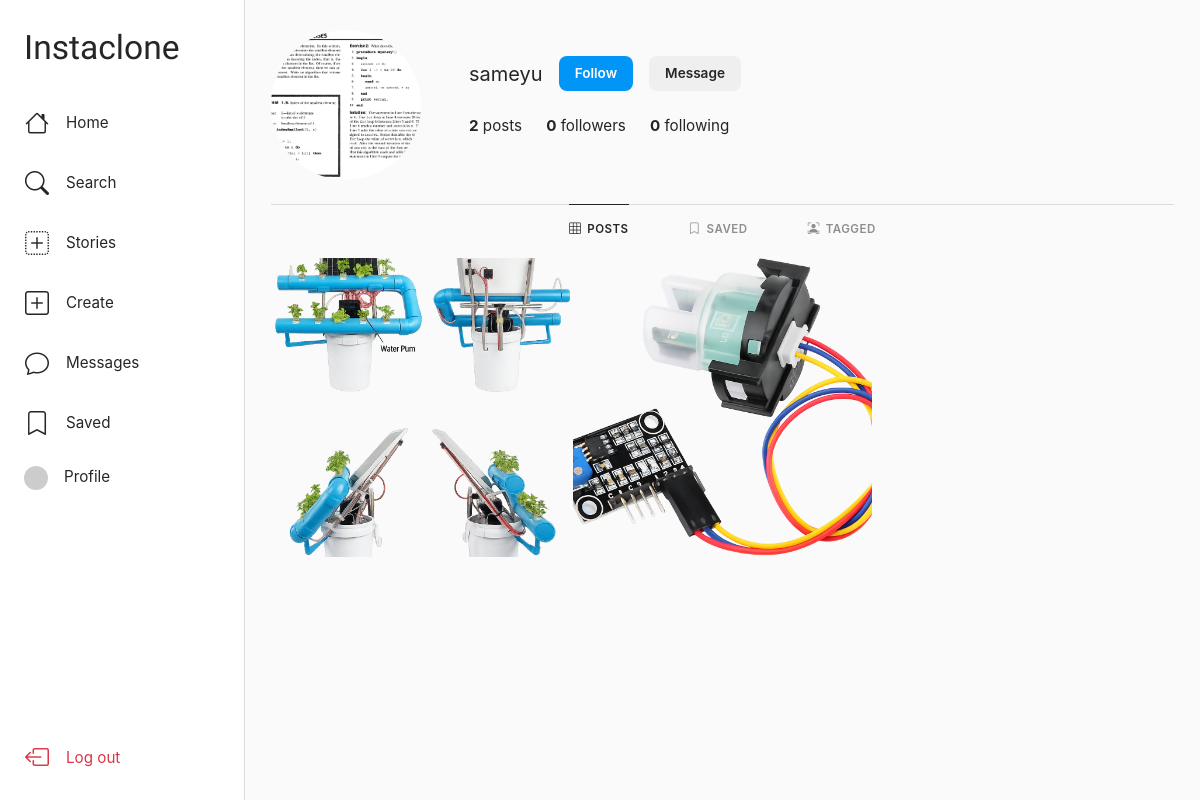
The app's page /users/sameyu/ (signed in) with its own data.
### users/models.py (models this page shows, shortened)
class User(AbstractUser):
    bio = models.TextField(blank=True, max_length=500)
    profile_picture = models.ImageField(
        upload_to='profile_pics/',
        blank=True,
        null=True,
    )
    website = models.URLField(blank=True)
    is_private = models.BooleanField(default=False)
    @property
    def follower_count(self):
        return self.followers.count()
    @property
    def following_count(self):
        return self.following.count()
    @property
    def post_count(self):
        return self.posts.count()
    def get_profile_picture_url(self):
        if self.profile_picture:
            return self.profile_picture.url
        initials = self.username[:2].upper()
        colors = ['4f5bd5', 'd62976', 'fa7e1e', '962fbf', '0095f6', '00b894', 'e17055', '6c5ce7']
        color = colors[sum(ord(c) for c in self.username) % len(colors)]
        return f'https://ui-avatars.com/api/?name={initials}&background={color}&color=fff&size=150&bold=true&font-size=0.45'

### posts/models.py (models this page shows, shortened)
class Post(models.Model):
    author = models.ForeignKey(User, on_delete=models.CASCADE, related_name='posts')
    caption = models.TextField(blank=True, max_length=2200)
    created_at = models.DateTimeField(auto_now_add=True)
    updated_at = models.DateTimeField(auto_now=True)
    class Meta:
        ordering = ['-created_at']
    @property
    def like_count(self):
        return self.likes.count()
    @property
    def comment_count(self):
        return self.comments.filter(parent=None).count()
    @property
    def first_media(self):
        return self.media.first()
    @property
    def media_count(self):
        return self.media.count()

class PostMedia(models.Model):
    MEDIA_TYPES = [('image', 'Image'), ('video', 'Video')]
    post = models.ForeignKey(Post, on_delete=models.CASCADE, related_name='media')
    file = models.FileField(upload_to='posts/')
    media_type = models.CharField(max_length=10, choices=MEDIA_TYPES, default='image')
    order = models.PositiveIntegerField(default=0)
    class Meta:
        ordering = ['order']

### users/views.py (the view)
# urls.py: path('<str:username>/', views.profile_view, name='profile'),
@login_required
def profile_view(request, username):
    profile_user = get_object_or_404(User, username=username)
    posts = profile_user.posts.prefetch_related('media').order_by('-created_at')
    is_following = Follow.objects.filter(
        follower=request.user, followed=profile_user
    ).exists()
    has_active_stories = Story.objects.filter(
        author=profile_user,
        created_at__gte=timezone.now() - timedelta(hours=24)
    ).exists()
    context = {
        'profile_user': profile_user,
        'posts': posts,
        'is_following': is_following,
        'has_active_stories': has_active_stories,
        'is_own_profile': request.user == profile_user,
    }
    return render(request, 'users/profile.html', context)

### templates/users/profile.html (shortened to what this page needs)
{% extends 'base.html' %}
{% block content %}
<div class="content-wrap" style="max-width: 935px;">
  <div class="d-flex align-items-center gap-5 mb-4 px-3 px-md-0 flex-column flex-md-row text-center text-md-start">
    <div class="flex-shrink-0">
      {% if has_active_stories %}
      <a href="{% url 'stories:view' username=profile_user.username %}" class="d-inline-block">
        <div class="profile-avatar-lg has-story">
          <img src="{{ profile_user.get_profile_picture_url }}" alt="{{ profile_user.username }}">
        </div>
      </a>
      {% else %}
      <img src="{{ profile_user.get_profile_picture_url }}" class="profile-avatar-lg" alt="{{ profile_user.username }}">
      {% endif %}
    </div>
    <div class="flex-grow-1 w-100">
      <div class="d-flex align-items-center gap-3 mb-4 flex-wrap justify-content-center justify-content-md-start">
        <h2 class="mb-0 fs-5 fw-normal">{{ profile_user.username }}</h2>
        {% if is_own_profile %}
          <a href="{% url 'users:edit_profile' %}" class="btn-ig-secondary">Edit profile</a>
          <a href="{% url 'stories:create' %}" class="btn-ig-secondary d-flex align-items-center gap-1">
            <i class="bi bi-plus-circle"></i> Add story
          </a>
        {% else %}
          <button id="follow-btn"
            class="{% if is_following %}btn-ig-secondary{% else %}btn-ig-primary{% endif %}"
            onclick="toggleAction('{% url 'users:follow_toggle' username=profile_user.username %}', this, 'following', null)">
            {% if is_following %}Following{% else %}Follow{% endif %}
          </button>
          <a href="{% url 'messaging:new_conversation' username=profile_user.username %}" class="btn-ig-secondary">Message</a>
        {% endif %}
      </div>
      <div class="d-flex gap-4 mb-3 justify-content-center justify-content-md-start" style="font-size:.95rem;">
        <div><strong>{{ profile_user.post_count }}</strong> post{{ profile_user.post_count|pluralize }}</div>
        <a href="{% url 'users:followers' username=profile_user.username %}" class="text-dark">
          <strong class="follower-count">{{ profile_user.follower_count }}</strong> followers
        </a>
        <a href="{% url 'users:following' username=profile_user.username %}" class="text-dark">
          <strong>{{ profile_user.following_count }}</strong> following
        </a>
      </div>
    </div>
  </div>
  <div class="profile-tabs">
    <div class="profile-tab active"><i class="bi bi-grid-3x3"></i> Posts</div>
    <div class="profile-tab"><i class="bi bi-bookmark"></i> Saved</div>
    <div class="profile-tab"><i class="bi bi-person-bounding-box"></i> Tagged</div>
  </div>
  {% if posts %}
  <div class="profile-grid mt-1">
    {% for post in posts %}
    <a href="{% url 'posts:post_detail' post_id=post.id %}" class="profile-grid-item">
      {% with post.first_media as media %}
        {% if media %}
          {% if media.media_type == 'video' %}
          <video src="{{ media.file.url }}" muted></video>
          {% else %}
          <img src="{{ media.file.url }}" alt="">
          {% endif %}
        {% endif %}
      {% endwith %}
    </a>
    {% endfor %}
  </div>
  {% endif %}
</div>
{% endblock %}

### templates/base.html (shortened to what this page needs)
<!DOCTYPE html>
<html lang="en">
<head>
  <link rel="stylesheet" href="https://cdnjs.cloudflare.com/ajax/libs/bootstrap/5.3.2/css/bootstrap.min.css" />
  <link rel="stylesheet" href="https://cdnjs.cloudflare.com/ajax/libs/bootstrap-icons/1.11.3/font/bootstrap-icons.min.css" />
</head>
<body>
{% if user.is_authenticated %}
<nav id="sidebar">
  <a href="{% url 'posts:feed' %}" class="brand">Instaclone</a>
  <a href="{% url 'posts:feed' %}" class="nav-link {% if request.resolver_match.url_name == 'feed' %}active{% endif %}">
    <i class="bi bi-house{% if request.resolver_match.url_name == 'feed' %}-fill{% endif %}"></i> <span class="nav-text">Home</span>
  </a>
  <a href="{% url 'users:search' %}" class="nav-link {% if request.resolver_match.url_name == 'search' %}active{% endif %}">
    <i class="bi bi-search"></i> <span class="nav-text">Search</span>
  </a>
  <a href="{% url 'stories:create' %}" class="nav-link {% if request.resolver_match.url_name == 'create' and request.resolver_match.app_name == 'stories' %}active{% endif %}">
    <i class="bi bi-plus-square-dotted"></i> <span class="nav-text">Stories</span>
  </a>
  <a href="{% url 'posts:create_post' %}" class="nav-link {% if request.resolver_match.url_name == 'create_post' %}active{% endif %}">
    <i class="bi bi-plus-square{% if request.resolver_match.url_name == 'create_post' %}-fill{% endif %}"></i> <span class="nav-text">Create</span>
  </a>
  <a href="{% url 'messaging:inbox' %}" class="nav-link {% if request.resolver_match.app_name == 'messaging' %}active{% endif %}">
    <i class="bi bi-chat{% if request.resolver_match.app_name == 'messaging' %}-fill{% endif %}"></i> <span class="nav-text">Messages</span>
  </a>
  <a href="{% url 'posts:saved_posts' %}" class="nav-link {% if request.resolver_match.url_name == 'saved_posts' %}active{% endif %}">
    <i class="bi bi-bookmark{% if request.resolver_match.url_name == 'saved_posts' %}-fill{% endif %}"></i> <span class="nav-text">Saved</span>
  </a>
  <a href="{% url 'users:profile' username=user.username %}" class="nav-link {% if request.resolver_match.url_name == 'profile' and profile_user == user %}active{% endif %}">
    <img src="{{ user.get_profile_picture_url }}" class="nav-avatar" alt=""> <span class="nav-text">Profile</span>
  </a>
  <div class="mt-auto">
    <a href="{% url 'users:logout' %}" class="nav-link text-danger">
      <i class="bi bi-box-arrow-left"></i> <span class="nav-text">Log out</span>
    </a>
  </div>
</nav>
{% endif %}
<div id="main">
  {% block content %}{% endblock %}
</div>
</body>
</html>

### templates/base.html (style rules this page uses)
:root { --ig-gradient: linear-gradient(45deg, #f9ce34, #ee2a7b, #6228d7); --ig-gradient-diag: linear-gradient(45deg, #feda75 0%, #fa7e1e 25%, #d62976 50%, #962fbf 75%, #4f5bd5 100%); --ig-blue: #0095f6; --ig-text: #262626; --ig-muted: #8e8e8e; --ig-border: #dbdbdb; --sidebar-w: 245px; --sidebar-w-collapsed: 72px; }
* { box-sizing: border-box; }
body { background: #fafafa; color: var(--ig-text); font-family: -apple-system, BlinkMacSystemFont, 'Segoe UI', Roboto, Helvetica, Arial, sans-serif; }
a { text-decoration: none; }
#sidebar { position: fixed; top: 0; left: 0; width: var(--sidebar-w); height: 100vh; background: #fff; border-right: 1px solid var(--ig-border); padding: 8px 12px 12px; z-index: 100; display: flex; flex-direction: column; }
#sidebar .brand { font-family: 'Grand Hotel', cursive; font-size: 2.1rem; font-weight: 400; padding: 23px 12px 29px; color: var(--ig-text); line-height: 1; }
.nav-link { display: flex; align-items: center; gap: 16px; padding: 12px; border-radius: 8px; color: var(--ig-text); font-size: .95rem; text-decoration: none; transition: background .1s; white-space: nowrap; }
.nav-link i { font-size: 1.5rem; width: 26px; text-align: center; flex-shrink: 0; }
.nav-avatar { width: 24px; height: 24px; border-radius: 50%; object-fit: cover; flex-shrink: 0; }
#main { margin-left: var(--sidebar-w); min-height: 100vh; display: flex; flex-direction: column; }
.content-wrap { max-width: 630px; margin: 0 auto; padding: 30px 16px 80px; width: 100%; }
.profile-avatar-lg { width: 150px; height: 150px; border-radius: 50%; object-fit: cover; }
.profile-grid { display: grid; grid-template-columns: repeat(3, 1fr); gap: 28px 3px; }
.profile-grid-item { position: relative; aspect-ratio: 1; overflow: hidden; }
.profile-grid-item img, .profile-grid-item video { width: 100%; height: 100%; object-fit: cover; }
.profile-tabs { border-top: 1px solid var(--ig-border); display: flex; justify-content: center; gap: 60px; margin-top: 12px; }
.profile-tab { padding: 16px 0; font-size: .72rem; font-weight: 600; letter-spacing: .5px; text-transform: uppercase; color: var(--ig-muted); display: flex; align-items: center; gap: 6px; border-top: 1px solid transparent; margin-top: -1px; }
.profile-tab.active { color: var(--ig-text); border-top-color: var(--ig-text); }
.btn-ig-primary { background: var(--ig-blue); color: #fff; border: none; font-weight: 600; font-size: .85rem; padding: 7px 16px; border-radius: 8px; transition: background .1s; }
.btn-ig-secondary { background: #efefef; color: var(--ig-text); border: none; font-weight: 600; font-size: .85rem; padding: 7px 16px; border-radius: 8px; }

### records on screen
User: get_profile_picture_url (picture), username "sameyu", post_count "2", follower_count "0", following_count "0"
Post: first_media.file (picture)
Post: first_media.file (picture)
